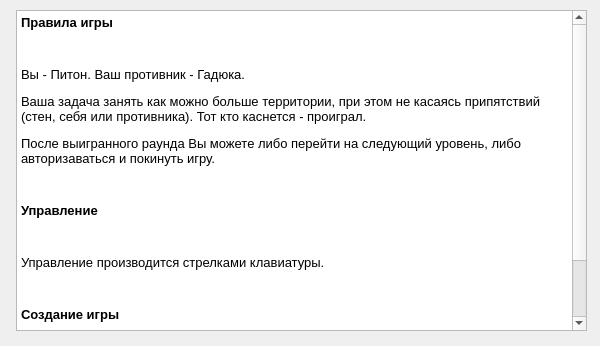
<?xml version="1.0" encoding="UTF-8"?>
<ui version="4.0">
 <class>HelpWind</class>
 <widget class="QWidget" name="HelpWind">
  <property name="geometry">
   <rect>
    <x>0</x>
    <y>0</y>
    <width>600</width>
    <height>346</height>
   </rect>
  </property>
  <property name="windowTitle">
   <string>Form</string>
  </property>
  <widget class="QTextEdit" name="textEdit">
   <property name="geometry">
    <rect>
     <x>16</x>
     <y>10</y>
     <width>571</width>
     <height>321</height>
    </rect>
   </property>
   <property name="html">
    <string>&lt;!DOCTYPE HTML PUBLIC &quot;-//W3C//DTD HTML 4.0//EN&quot; &quot;http://www.w3.org/TR/REC-html40/strict.dtd&quot;&gt;
&lt;html&gt;&lt;head&gt;&lt;meta name=&quot;qrichtext&quot; content=&quot;1&quot; /&gt;&lt;style type=&quot;text/css&quot;&gt;
p, li { white-space: pre-wrap; }
&lt;/style&gt;&lt;/head&gt;&lt;body style=&quot; font-family:'MS Shell Dlg 2'; font-size:7.8pt; font-weight:400; font-style:normal;&quot;&gt;
&lt;p style=&quot; margin-top:0px; margin-bottom:0px; margin-left:0px; margin-right:0px; -qt-block-indent:0; text-indent:0px;&quot;&gt;&lt;span style=&quot; font-size:10pt; font-weight:600;&quot;&gt;Правила игры&lt;/span&gt;&lt;/p&gt;
&lt;p style=&quot;-qt-paragraph-type:empty; margin-top:12px; margin-bottom:12px; margin-left:0px; margin-right:0px; -qt-block-indent:0; text-indent:0px;&quot;&gt;&lt;br /&gt;&lt;/p&gt;
&lt;p style=&quot; margin-top:12px; margin-bottom:12px; margin-left:0px; margin-right:0px; -qt-block-indent:0; text-indent:0px;&quot;&gt;&lt;span style=&quot; font-size:10pt;&quot;&gt;Вы - Питон. Ваш противник - Гадюка. &lt;/span&gt;&lt;/p&gt;
&lt;p style=&quot; margin-top:12px; margin-bottom:12px; margin-left:0px; margin-right:0px; -qt-block-indent:0; text-indent:0px;&quot;&gt;&lt;span style=&quot; font-size:10pt;&quot;&gt;Ваша задача занять как можно больше территории, при этом не касаясь припятствий (стен, себя или противника). Тот кто каснется - проиграл.&lt;/span&gt;&lt;/p&gt;
&lt;p style=&quot; margin-top:12px; margin-bottom:12px; margin-left:0px; margin-right:0px; -qt-block-indent:0; text-indent:0px;&quot;&gt;&lt;span style=&quot; font-size:10pt;&quot;&gt;После выигранного раунда Вы можете либо перейти на следующий уровень, либо авторизаваться и покинуть игру.&lt;/span&gt;&lt;/p&gt;
&lt;p style=&quot;-qt-paragraph-type:empty; margin-top:12px; margin-bottom:12px; margin-left:0px; margin-right:0px; -qt-block-indent:0; text-indent:0px;&quot;&gt;&lt;br /&gt;&lt;/p&gt;
&lt;p style=&quot; margin-top:12px; margin-bottom:12px; margin-left:0px; margin-right:0px; -qt-block-indent:0; text-indent:0px;&quot;&gt;&lt;span style=&quot; font-size:10pt; font-weight:600;&quot;&gt;Управление&lt;/span&gt;&lt;/p&gt;
&lt;p style=&quot;-qt-paragraph-type:empty; margin-top:12px; margin-bottom:12px; margin-left:0px; margin-right:0px; -qt-block-indent:0; text-indent:0px;&quot;&gt;&lt;br /&gt;&lt;/p&gt;
&lt;p style=&quot; margin-top:12px; margin-bottom:12px; margin-left:0px; margin-right:0px; -qt-block-indent:0; text-indent:0px;&quot;&gt;&lt;span style=&quot; font-size:10pt;&quot;&gt;Управление производится стрелками клавиатуры.&lt;/span&gt;&lt;/p&gt;
&lt;p style=&quot;-qt-paragraph-type:empty; margin-top:12px; margin-bottom:12px; margin-left:0px; margin-right:0px; -qt-block-indent:0; text-indent:0px;&quot;&gt;&lt;br /&gt;&lt;/p&gt;
&lt;p style=&quot; margin-top:12px; margin-bottom:12px; margin-left:0px; margin-right:0px; -qt-block-indent:0; text-indent:0px;&quot;&gt;&lt;span style=&quot; font-size:10pt; font-weight:600;&quot;&gt;Создание игры&lt;/span&gt;&lt;/p&gt;
&lt;p style=&quot;-qt-paragraph-type:empty; margin-top:12px; margin-bottom:12px; margin-left:0px; margin-right:0px; -qt-block-indent:0; text-indent:0px;&quot;&gt;&lt;br /&gt;&lt;/p&gt;
&lt;p style=&quot; margin-top:12px; margin-bottom:12px; margin-left:0px; margin-right:0px; -qt-block-indent:0; text-indent:0px;&quot;&gt;&lt;span style=&quot; font-size:10pt;&quot;&gt;Автор - Черных Дарья &lt;/span&gt;&lt;/p&gt;
&lt;p style=&quot; margin-top:12px; margin-bottom:12px; margin-left:0px; margin-right:0px; -qt-block-indent:0; text-indent:0px;&quot;&gt;&lt;span style=&quot; font-size:10pt;&quot;&gt;По заказу Сибирского Федерального Университета в качестве курсового проекта.&lt;/span&gt;&lt;/p&gt;&lt;/body&gt;&lt;/html&gt;</string>
   </property>
  </widget>
 </widget>
 <resources/>
 <connections/>
</ui>
